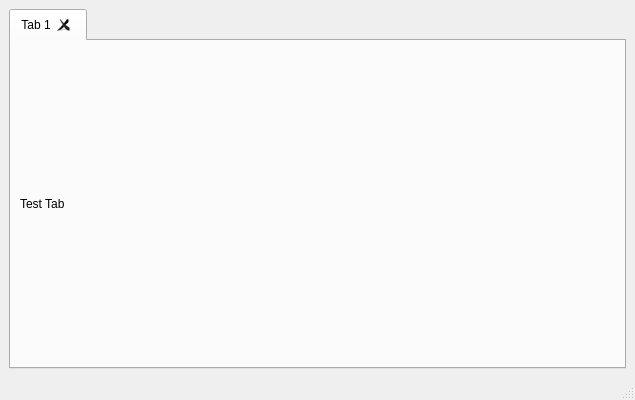
<?xml version="1.0" encoding="UTF-8"?>
<ui version="4.0">
 <class>MainWindow</class>
 <widget class="QMainWindow" name="MainWindow">
  <property name="geometry">
   <rect>
    <x>0</x>
    <y>0</y>
    <width>635</width>
    <height>400</height>
   </rect>
  </property>
  <property name="windowTitle">
   <string>MainWindow</string>
  </property>
  <widget class="QWidget" name="centralwidget">
   <layout class="QGridLayout" name="gridLayout">
    <item row="0" column="0">
     <widget class="QTabWidget" name="tabWidget">
      <property name="currentIndex">
       <number>0</number>
      </property>
      <property name="tabsClosable">
       <bool>true</bool>
      </property>
      <widget class="QWidget" name="tab">
       <attribute name="title">
        <string>Tab 1</string>
       </attribute>
       <layout class="QGridLayout" name="gridLayout_2">
        <item row="0" column="0">
         <widget class="QLabel" name="label">
          <property name="text">
           <string>Test Tab</string>
          </property>
         </widget>
        </item>
       </layout>
      </widget>
     </widget>
    </item>
   </layout>
  </widget>
  <widget class="QMenuBar" name="menubar">
   <property name="geometry">
    <rect>
     <x>0</x>
     <y>0</y>
     <width>635</width>
     <height>21</height>
    </rect>
   </property>
  </widget>
  <widget class="QStatusBar" name="statusbar"/>
 </widget>
 <resources/>
 <connections/>
</ui>
